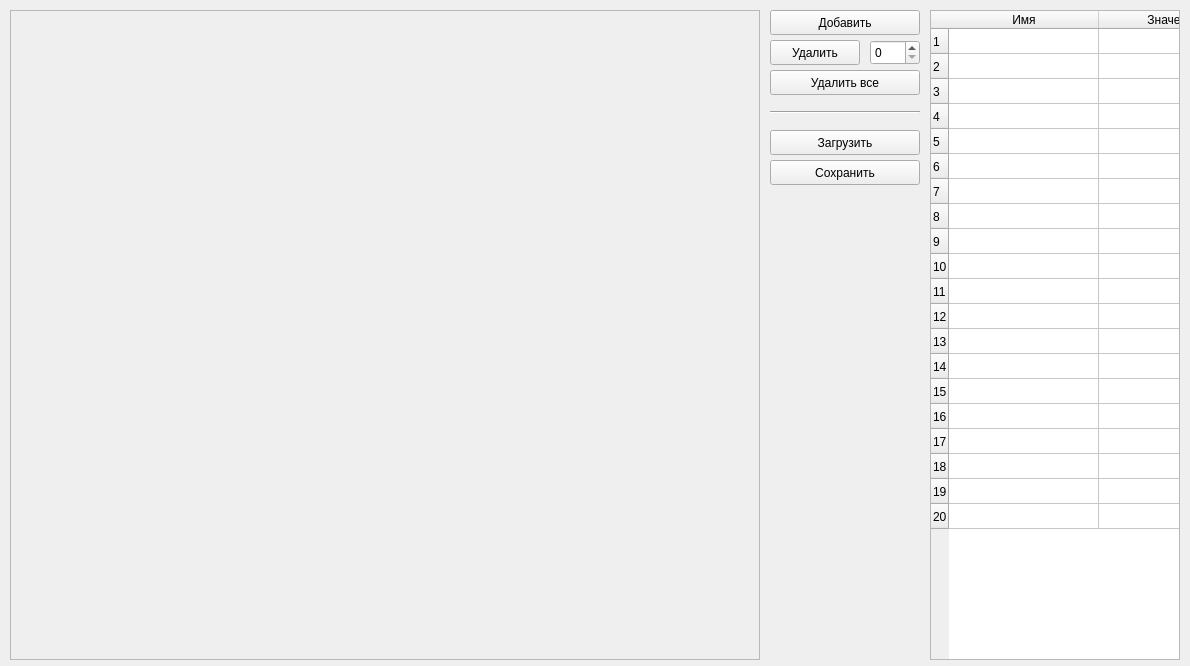
<?xml version="1.0" encoding="UTF-8"?>
<ui version="4.0">
 <class>Form</class>
 <widget class="QWidget" name="Form">
  <property name="geometry">
   <rect>
    <x>0</x>
    <y>0</y>
    <width>1190</width>
    <height>666</height>
   </rect>
  </property>
  <property name="sizePolicy">
   <sizepolicy hsizetype="Fixed" vsizetype="Fixed">
    <horstretch>0</horstretch>
    <verstretch>0</verstretch>
   </sizepolicy>
  </property>
  <property name="windowTitle">
   <string>Клиент TA1-USB</string>
  </property>
  <widget class="QScrollArea" name="scrollArea">
   <property name="geometry">
    <rect>
     <x>10</x>
     <y>10</y>
     <width>750</width>
     <height>650</height>
    </rect>
   </property>
   <property name="sizePolicy">
    <sizepolicy hsizetype="Fixed" vsizetype="Fixed">
     <horstretch>0</horstretch>
     <verstretch>0</verstretch>
    </sizepolicy>
   </property>
   <property name="verticalScrollBarPolicy">
    <enum>Qt::ScrollBarAsNeeded</enum>
   </property>
   <property name="horizontalScrollBarPolicy">
    <enum>Qt::ScrollBarAsNeeded</enum>
   </property>
   <property name="widgetResizable">
    <bool>true</bool>
   </property>
   <widget class="QWidget" name="scrollAreaWidgetContents">
    <property name="geometry">
     <rect>
      <x>0</x>
      <y>0</y>
      <width>748</width>
      <height>648</height>
     </rect>
    </property>
   </widget>
  </widget>
  <widget class="QTableWidget" name="DataTable">
   <property name="geometry">
    <rect>
     <x>930</x>
     <y>10</y>
     <width>250</width>
     <height>650</height>
    </rect>
   </property>
   <property name="sizePolicy">
    <sizepolicy hsizetype="Fixed" vsizetype="Fixed">
     <horstretch>0</horstretch>
     <verstretch>0</verstretch>
    </sizepolicy>
   </property>
   <property name="horizontalScrollBarPolicy">
    <enum>Qt::ScrollBarAlwaysOff</enum>
   </property>
   <property name="rowCount">
    <number>20</number>
   </property>
   <attribute name="horizontalHeaderCascadingSectionResizes">
    <bool>false</bool>
   </attribute>
   <attribute name="horizontalHeaderDefaultSectionSize">
    <number>150</number>
   </attribute>
   <attribute name="horizontalHeaderMinimumSectionSize">
    <number>50</number>
   </attribute>
   <attribute name="horizontalHeaderStretchLastSection">
    <bool>true</bool>
   </attribute>
   <attribute name="verticalHeaderDefaultSectionSize">
    <number>25</number>
   </attribute>
   <row/>
   <row/>
   <row/>
   <row/>
   <row/>
   <row/>
   <row/>
   <row/>
   <row/>
   <row/>
   <row/>
   <row/>
   <row/>
   <row/>
   <row/>
   <row/>
   <row/>
   <row/>
   <row/>
   <row/>
   <column>
    <property name="text">
     <string>Имя</string>
    </property>
   </column>
   <column>
    <property name="text">
     <string>Значение</string>
    </property>
    <property name="textAlignment">
     <set>AlignCenter</set>
    </property>
   </column>
  </widget>
  <widget class="QPushButton" name="AddUnitPButt">
   <property name="geometry">
    <rect>
     <x>770</x>
     <y>10</y>
     <width>150</width>
     <height>25</height>
    </rect>
   </property>
   <property name="sizePolicy">
    <sizepolicy hsizetype="Fixed" vsizetype="Fixed">
     <horstretch>0</horstretch>
     <verstretch>0</verstretch>
    </sizepolicy>
   </property>
   <property name="text">
    <string>Добавить</string>
   </property>
  </widget>
  <widget class="QPushButton" name="DltUnitPButt">
   <property name="geometry">
    <rect>
     <x>770</x>
     <y>40</y>
     <width>90</width>
     <height>25</height>
    </rect>
   </property>
   <property name="sizePolicy">
    <sizepolicy hsizetype="Fixed" vsizetype="Fixed">
     <horstretch>0</horstretch>
     <verstretch>0</verstretch>
    </sizepolicy>
   </property>
   <property name="text">
    <string>Удалить</string>
   </property>
  </widget>
  <widget class="QPushButton" name="LoadCfgPButt">
   <property name="geometry">
    <rect>
     <x>770</x>
     <y>130</y>
     <width>150</width>
     <height>25</height>
    </rect>
   </property>
   <property name="sizePolicy">
    <sizepolicy hsizetype="Fixed" vsizetype="Fixed">
     <horstretch>0</horstretch>
     <verstretch>0</verstretch>
    </sizepolicy>
   </property>
   <property name="text">
    <string>Загрузить</string>
   </property>
  </widget>
  <widget class="QSpinBox" name="DltUnitNumSBox">
   <property name="geometry">
    <rect>
     <x>870</x>
     <y>40</y>
     <width>50</width>
     <height>25</height>
    </rect>
   </property>
   <property name="sizePolicy">
    <sizepolicy hsizetype="Fixed" vsizetype="Fixed">
     <horstretch>0</horstretch>
     <verstretch>0</verstretch>
    </sizepolicy>
   </property>
  </widget>
  <widget class="QPushButton" name="SaveCfgPButt">
   <property name="geometry">
    <rect>
     <x>770</x>
     <y>160</y>
     <width>150</width>
     <height>25</height>
    </rect>
   </property>
   <property name="sizePolicy">
    <sizepolicy hsizetype="Fixed" vsizetype="Fixed">
     <horstretch>0</horstretch>
     <verstretch>0</verstretch>
    </sizepolicy>
   </property>
   <property name="text">
    <string>Сохранить</string>
   </property>
  </widget>
  <widget class="QPushButton" name="DltAllUnitsPButt">
   <property name="geometry">
    <rect>
     <x>770</x>
     <y>70</y>
     <width>150</width>
     <height>25</height>
    </rect>
   </property>
   <property name="sizePolicy">
    <sizepolicy hsizetype="Fixed" vsizetype="Fixed">
     <horstretch>0</horstretch>
     <verstretch>0</verstretch>
    </sizepolicy>
   </property>
   <property name="text">
    <string>Удалить все</string>
   </property>
  </widget>
  <widget class="Line" name="line">
   <property name="geometry">
    <rect>
     <x>770</x>
     <y>100</y>
     <width>150</width>
     <height>25</height>
    </rect>
   </property>
   <property name="orientation">
    <enum>Qt::Horizontal</enum>
   </property>
  </widget>
 </widget>
 <resources/>
 <connections/>
</ui>
